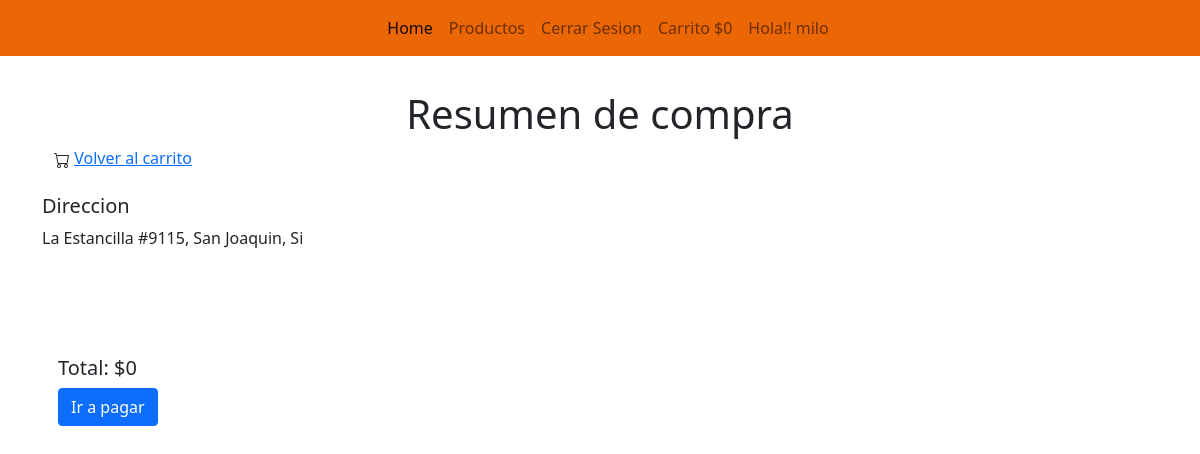
Page /carrito/confirmacion/ (signed in) on the earlier database version.
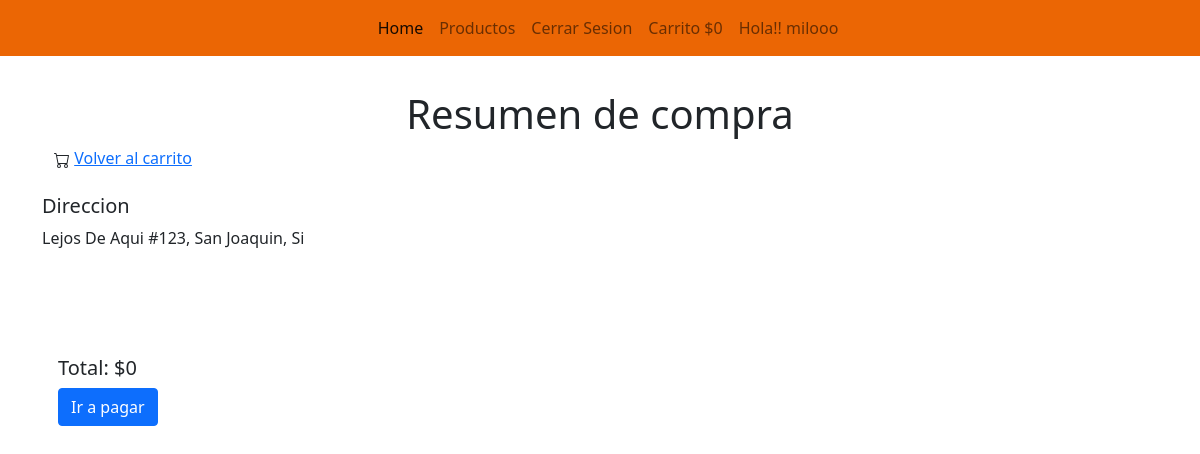
Same page on the later database version.
### user/models.py (models this page shows, shortened)
class Usuario(AbstractUser):
    rut                = models.CharField(primary_key=True, max_length=12)
    nombre             = models.CharField('Nombre',max_length=70, null=False, blank=False)
    apellido           = models.CharField('Apellido',max_length=70, null=False, blank=False)
    correo             = models.CharField('Correo',max_length=60, null=False, blank=False, unique=True)
    creacion_fec       = models.DateTimeField('Fecha de ingreso', auto_now_add=True)
    actualizacion_fec  = models.DateTimeField('Fecha actualizacion', auto_now=True)
    USERNAME_FIELD = 'correo'
    class meta:
        verbose_name = 'Usuario'
        verbose_name_plural = 'Usuarios'

class Direccion(models.Model):
    id_direccion = models.AutoField(primary_key=True)
    calle        = models.CharField(max_length=50, null=False)
    numero       = models.CharField(max_length=20, null=False)
    id_comuna    = models.ForeignKey(Comuna, on_delete=models.CASCADE)
    id_usuario   = models.ForeignKey(Usuario, on_delete=models.CASCADE)
    principal    = models.CharField(max_length=2,default="SI")

### web/models.py (models this page shows)
class Comuna(models.Model):
    id_comuna = models.AutoField(primary_key=True)
    sigla     = models.CharField(max_length=3)
    nombre    = models.CharField(max_length=30)
    id_region   = models.ForeignKey(Region, on_delete=models.CASCADE)
    def __str__(self):
        return self.nombre

### carrito/views.py (the view)
# urls.py: path('confirmacion/', DetalleCompra.as_view() , name= "confirmacion"),
class DetalleCompra(View):
    def get(self,request,*args,**kwargs):
        token = request.GET.get("token_ws")
        tx = Transaction(WebpayOptions(IntegrationCommerceCodes.WEBPAY_PLUS, IntegrationApiKeys.WEBPAY, IntegrationType.TEST))
        success = tx.commit(token)
        cliente = request.user.rut
        print("el cliente es: " + cliente)
        direccion_clie = Direccion.objects.filter(id_usuario = cliente).filter(principal="SI")
        if success.get("status") == "AUTHORIZED":
            if request.user.is_active:
                cliente = request.user.rut
            else:
                cliente = "99.999.999-K"
            total = 0
            obj_cliente = Usuario.objects.only('rut').get(rut=cliente)
            tpo_pago = Tipo_Pago.objects.only('id_tipo_pago').get(id_tipo_pago=success.get('payment_type_code'))
            direc= Direccion.objects.only("id_direccion").filter(principal="SI").get(id_usuario=cliente)
            compra = Compra(
                    rut_usuario =  obj_cliente,
                    id_tipo_pago = tpo_pago,
                    id_direccion = direc,
                    total = success.get('amount')
            )
            compra.save()
            for key, value in request.session["carro"].items():
                total=total+(float(value["precio"]))
                registro = ""
                prod = Producto.objects.only('id_producto').get(id_producto=value["producto_id"])
                registro = Detalle_compra(
                    id_producto     = prod,
                    rut_cliente     = obj_cliente,
                    precio_producto = value["precio"],
                    cantidad        = value["cantidad"],
                    id_compra       = Compra.objects.latest("fecha")
                )
                registro.save()
            Carro.limpiar_carro(request)
        else:
            registro = "no crear registro"
        return render(request,"carro/confirmacion.html",{"success":success, "direccion":direccion_clie})

### carrito/context_processor.py (called while the page is built)
def importe_total_carro(request):
    total=0
    if 'carro' in request.session:
        for key, value in request.session["carro"].items():
            total=total+(float(value["precio"]))
    return {"importe_total_carro":total}

### carrito/templates/carro/confirmacion.html (shortened to what this page needs)
{% extends 'web/base.html' %}
{% load static %}
{% block body %}
<div class="container-sm" id="widget" style="padding-top: 90px;">
  <h1>Resumen de compra</h1>
    <div class="container-sm" id="volverCarrito">
      <a href="/carrito">Volver al carrito</a>
    </div>
  </div>
<div class="container-sm">
  {% if direccion and direccion.principal == SI %}
  <h5>Direccion</h5>
    {% for p in direccion%}
        {{ p.calle | title }} #{{ p.numero | title }}, {{ p.id_comuna | title }}, {{ p.principal | title }}
    {% endfor %}
  {% endif %}
</div>
<div class="container-sm" style="padding-top: 90px;" id="pagar">
    <div class="card-body">
        <h5 class="card-title">Total: ${{importe_total_carro}}</h5>
        {% if direccion %}
          <form method="post" action="{{resp.url}}">
              <input class="btn btn-primary" type="submit" value="Ir a pagar" />
          </form>
        {% else %}
          <p>Para poder continuar con tu pago debes agregar tu direccion principal <br>
          <a href="#">Aqui!!</a>
        </p>
        {% endif %}
    </div>
</div>
{% endblock %}

### web/templates/web/base.html (shortened to what this page needs)
{% load static %}
<!doctype html>
<html lang="en">
<head>
  <link rel="stylesheet" href="{% static 'css/style.css' %}">
  <link href="https://cdn.jsdelivr.net/npm/bootstrap@5.1.3/dist/css/bootstrap.min.css" rel="stylesheet"
>
</head>
<header>
  <body>
    <nav class="navbar navbar-expand-lg navbar-light" style="background-color: #EB6604;">
      <div class="container-fluid">
        <div class="collapse navbar-collapse" id="navbarNav">
          <ul class="navbar-nav m-auto">
            <li class="nav-item">
              <a class="nav-link active" aria-current="page" href="{% url 'home' %}">Home</a>
            </li>
            <li class="nav-item">
              <a class="nav-link" href="{% url 'productosVenta' %}">Productos</a>
            </li>
            {% if user.is_active %}
            <li class="nav-item">
              <a class="nav-link" href="{% url 'logout' %}">Cerrar Sesion</a>
            </li>
            {% endif %}
            <li class="nav-item">
              <a class="nav-link " href="/carrito">Carrito ${{importe_total_carro}}</a>
            </li>
            {% if user.is_active %}
            <li class="nav-item">
              <a class="nav-link " href="{% url 'listar_perfil' user.rut %}">Hola!! {{ user.nombre }}</a>
            </li>
            {% endif %}
          </ul>
        </div>
      </div>
    </nav>
</header>
{% block body %}{% endblock %}
</body>
</html>

Differences in the rows shown:
removed Direccion: calle "La Estancilla", numero "9115", id_comuna "San Joaquin", principal "Si"
changed Usuario: nombre "milo" → "milooo"
added Direccion: calle "Lejos De Aqui", numero "123", id_comuna "San Joaquin", principal "Si"
